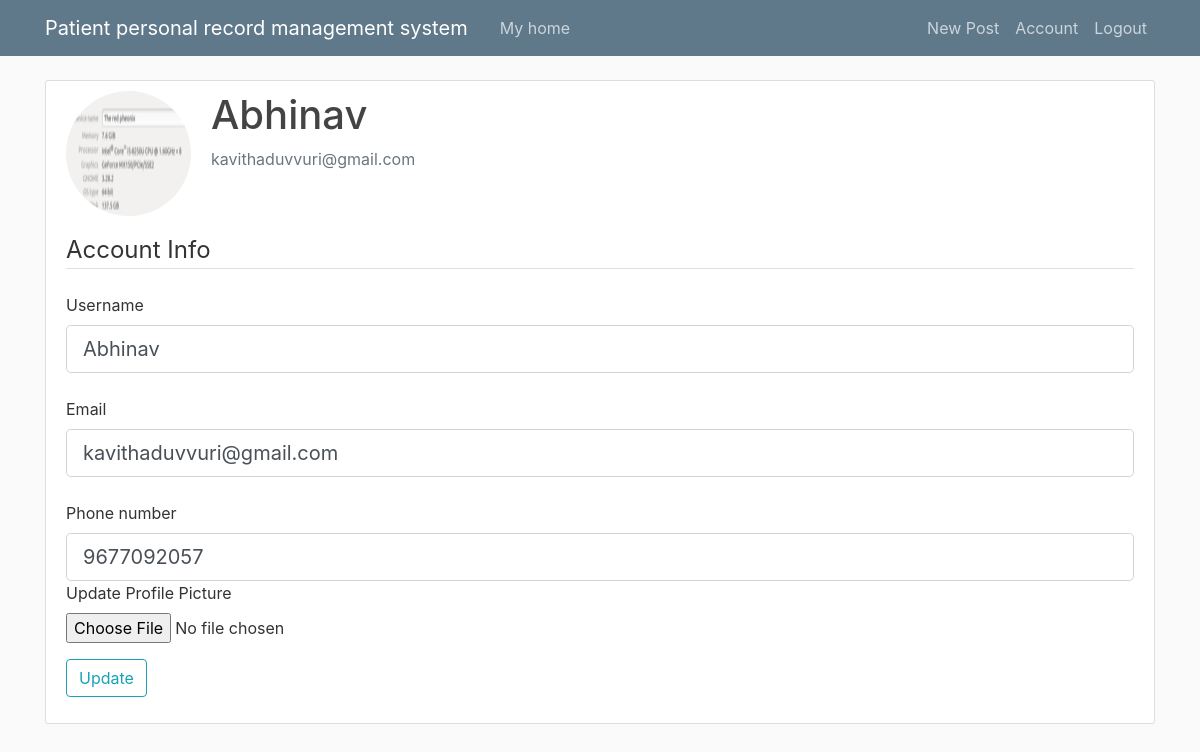
Screenshot of /account (signed in) with the database file from the repository.
### Flask_SEproj/models.py (models this page shows, shortened)
class User(db.Model, UserMixin):
    id = db.Column(db.Integer, primary_key=True)
    username = db.Column(db.String(20), unique=True, nullable=False)
    email = db.Column(db.String(120), unique=True, nullable=False)
    image_file = db.Column(db.String(20), nullable=False, default='default.jpg')
    password = db.Column(db.String(60), nullable=False)
    mobile_number = db.Column(db.String(12), nullable=False)
    posts = db.relationship('Post', backref='author', lazy=True)
    admin = db.Column(db.Boolean, nullable=False)

### Flask_SEproj/routes.py (the view)
@app.route('/account', methods=['GET', 'POST'])
@login_required
def account():
    form = UpdateAccountForm()
    if form.validate_on_submit():
        if form.picture.data:
            picture_file = save_picture(form.picture.data)
            current_user.image_file = picture_file
        current_user.username = form.username.data
        current_user.email = form.email.data
        current_user.mobile_number = form.mobile_number.data
        db.session.commit()
        flash('your account has been updated', 'success')
        return redirect(url_for('account'))
    elif request.method == 'GET':
        form.username.data = current_user.username
        form.email.data = current_user.email
        form.mobile_number.data = current_user.mobile_number
    image_file = url_for('static', filename='images/' + current_user.image_file)
    return render_template('account.html', title='Account', image_file=image_file, form=form)

### Flask_SEproj/forms.py (shortened to what this page needs)
class UpdateAccountForm(FlaskForm):
    username = StringField('Username',
                           validators=[DataRequired(), Length(min=2, max=20)])
    email = StringField('Email', validators=[DataRequired(), Email()])
    picture = FileField('Update Profile Picture', validators=[FileAllowed(['jpg', 'png', ])])
    mobile_number = StringField('Phone number', validators=[Length(min=2, max=11)])
    submit = SubmitField('Update')

### Flask_SEproj/models.py (called while the page is built)
@login_manager.user_loader
def load_user(user_id):
    return User.query.get(int(user_id))

### Flask_SEproj/templates/account.html (shortened to what this page needs)
{% extends "layout.html" %}
{% block content %}
	<div class="content-section">
	  <div class="media">
	    <img class="rounded-circle account-img" src="{{ image_file }}">
	    <div class="media-body">
	      <h2 class="account-heading">{{ current_user.username }}</h2>
	      <p class="text-secondary">{{ current_user.email }}</p>
	    </div>
	  </div>
		<form method="POST" action="" enctype="multipart/form-data">
			<fieldset class="form-group">
				<legend class="border-bottom mb-4">Account Info</legend>
				<div class="form=group">
					{{ form.username.label(class="form-control-label") }}
					{% if form.username.errors %}
						{{ form.username(class="form-control form-control-lg is-invalid")}}
						<div class="invalid-feedback">
							{% for error in form.username.errors %}
								<span>{{ error }}</span>
							{% endfor %}
						</div>
					{% else %}
						{{ form.username(class="form-control form-control-lg") }}
					{% endif %}
				</div>
				<br>
				<div class="form=group">
					{{ form.email.label(class="form-control-label") }}
					{% if form.email.errors %}
						{{ form.email(class="form-control form-control-lg is-invalid")}}
						<div class="invalid-feedback">
							{% for error in form.email.errors %}
								<span>{{ error }}</span>
							{% endfor %}
						</div>
					{% else %}
						{{ form.email(class="form-control form-control-lg") }}
					{% endif %}
				</div>
				<br>
				<div class="form=group">
					{{ form.mobile_number.label(class="form-control-label") }}
					{% if form.mobile_number.errors %}
						{{ form.mobile_number(class="form-control form-control-lg is-invalid")}}
						<div class="invalid-feedback">
							{% for error in form.mobile_number.errors %}
								<span>{{ error }}</span>
							{% endfor %}
						</div>
					{% else %}
						{{ form.mobile_number(class="form-control form-control-lg") }}
					{% endif %}
				</div>
				<div class="form=group">
					{{ form.picture.label() }}
					{{ form.picture(class="form-control-file") }}
				</div>
			</fieldset>
			<div class="form-group">
				{{ form.submit(class="btn btn-outline-info")}}
			</div>
		</form>
	</div>
{% endblock content%}

### Flask_SEproj/static/main.css (style rules this page uses)
body { background: #fafafa; color: #333333; margin-top: 5rem; }
h1, h2, h3, h4, h5, h6 { color: #444444; }
.content-section { background: #ffffff; padding: 10px 20px; border: 1px solid #dddddd; border-radius: 3px; margin-bottom: 20px; }
.account-img { height: 125px; width: 125px; margin-right: 20px; margin-bottom: 16px; }
.account-heading { font-size: 2.5rem; }

### rows the page displays
User: username "Abhinav", email "kavithaduvvuri@gmail.com", mobile_number "9677092057"
